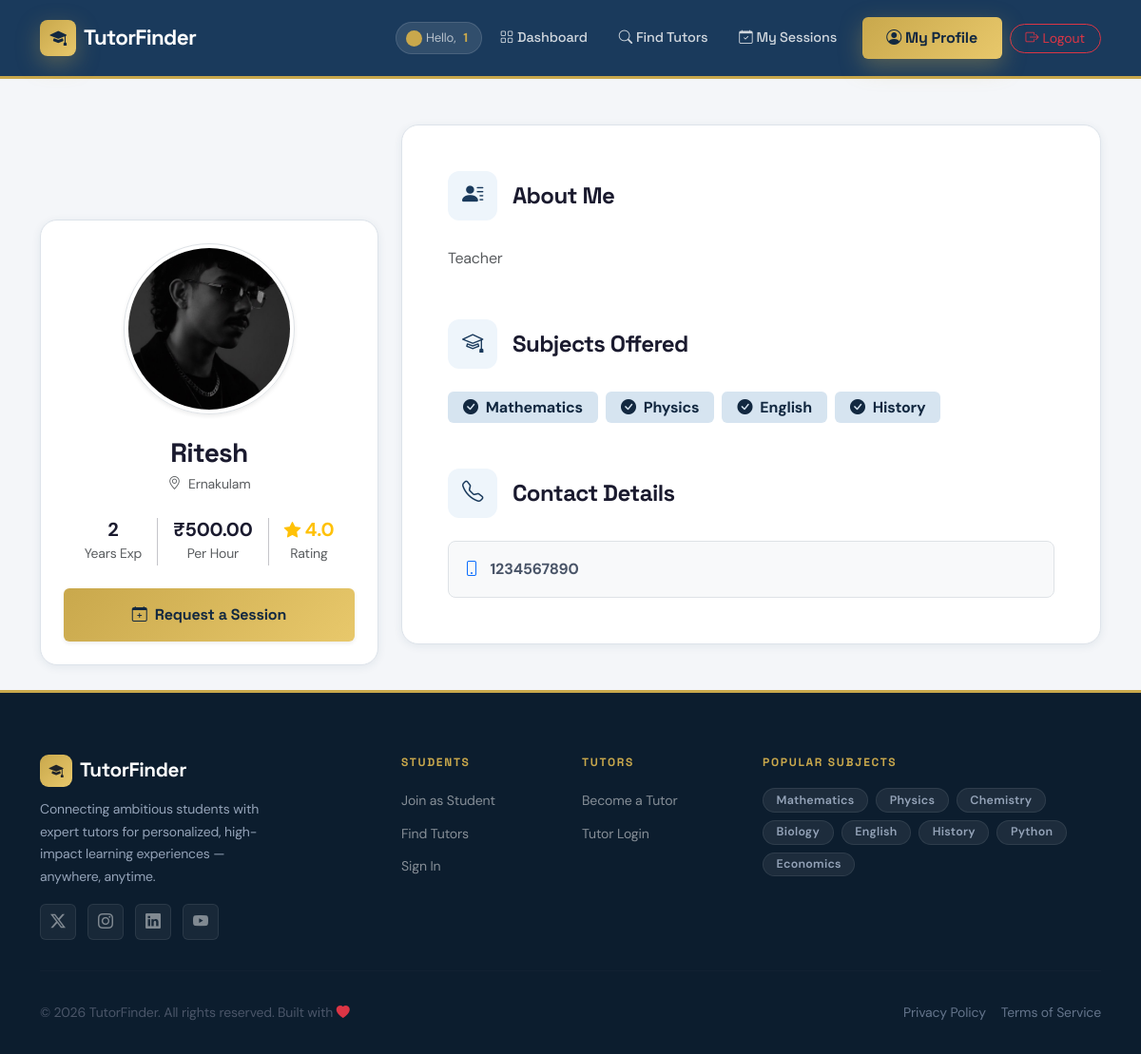
Screenshot of /tutor/1/ (signed in) with the database file from the repository.
### users/models.py (models this page shows, shortened)
class User(AbstractUser):
    ROLE_CHOICES = (
        ('student', 'Student'),
        ('tutor', 'Tutor'),
    )
    role = models.CharField(max_length=10, choices=ROLE_CHOICES)

class TutorProfile(models.Model):
    user = models.OneToOneField(User, on_delete=models.CASCADE)
    full_name = models.CharField(max_length=255, default="Unknown")
    phone_number = models.CharField(max_length=15, blank=True, null=True)
    profile_picture = models.ImageField(upload_to='profile_pics/tutors/', blank=True, null=True)
    subjects_taught = models.ManyToManyField(Subject, related_name="tutors")
    experience = models.IntegerField(default=0)
    rating = models.FloatField(default=0.0)
    location = models.CharField(max_length=255, blank=True, null=True)
    bio = models.TextField(blank=True, null=True)
    date_of_birth = models.DateField(blank=True, null=True)
    address = models.TextField(blank=True, null=True, default="")
    age = models.IntegerField(blank=True, null=True, default=0)
    hourly_rate = models.DecimalField(max_digits=6, decimal_places=2, blank=True, null=True)
    latitude = models.FloatField(null=True, blank=True)
    longitude = models.FloatField(null=True, blank=True)

class Subject(models.Model):
    name = models.CharField(max_length=100, unique=True)

### users/views.py (the view)
# urls.py: path("tutor/<int:tutor_id>/", views.view_tutor_profile, name="view_tutor_profile"),
def view_tutor_profile(request, tutor_id):
    tutor = get_object_or_404(TutorProfile, id=tutor_id)
    return render(request, "users/view_tutor.html", {"tutor": tutor})

### users/context_processors.py (called while the page is built)
def tutor_profile_processor(request):
    if request.user.is_authenticated and hasattr(request.user, 'tutorprofile'):
        return {'profile': request.user.tutorprofile}
    return {}

### templates/users/view_tutor.html (shortened to what this page needs)
{% extends "base.html" %}
{% block content %}
<div class="container py-5">
    <div class="row g-4">
        <div class="col-lg-4">
            <div class="custom-card p-4 text-center sticky-top" style="top: 100px; z-index: 10;">
                <div class="mb-4">
                    {% if tutor.profile_picture %}
                    <img src="{{ tutor.profile_picture.url }}" alt="Profile" class="avatar-lg shadow-sm border p-1"
                        style="width: 180px; height: 180px;">
                    {% else %}
                    <div class="avatar-lg bg-light d-flex align-items-center justify-content-center mx-auto border shadow-sm"
                        style="width: 180px; height: 180px;">
                        <i class="bi bi-person text-secondary fs-1"></i>
                    </div>
                    {% endif %}
                </div>
                <h3 class="fw-bold mb-1">{{ tutor.full_name }}</h3>
                <p class="text-muted small mb-4">
                    <i class="bi bi-geo-alt me-1"></i>
                    {{ tutor.location|default:"Global" }}
                </p>
                <div class="d-flex justify-content-center align-items-center gap-3 mb-4">
                    <div class="text-center">
                        <div class="h5 fw-bold mb-0">{{ tutor.experience }}</div>
                        <small class="text-muted">Years Exp</small>
                    </div>
                    <div class="text-center">
                        <div class="h5 fw-bold mb-0">₹{{ tutor.hourly_rate }}</div>
                        <small class="text-muted">Per Hour</small>
                    </div>
                    <div class="text-center">
                        <div class="h5 fw-bold mb-0 text-warning">
                            <i class="bi bi-star-fill small"></i> {{ tutor.rating }}
                        </div>
                        <small class="text-muted">Rating</small>
                    </div>
                </div>
                <div class="d-grid gap-2">
                    <a href="{% url 'request_session' tutor.id %}"
                        class="btn btn-primary-custom py-3 fw-bold shadow-sm">
                        <i class="bi bi-calendar-plus me-2"></i>Request a Session
                    </a>
                </div>
            </div>
        </div>
        <div class="col-lg-8">
            <div class="custom-card p-4 p-md-5">
                <section class="mb-5">
                    <h4 class="fw-bold mb-4 d-flex align-items-center">
                        <span class="card-icon me-3"><i class="bi bi-person-lines-fill"></i></span>About Me
                    </h4>
                    <p class="text-dark opacity-75 lh-lg">
                        {{ tutor.bio|default:"Ready to help you learn!" }}
                    </p>
                </section>
                <section class="mb-5">
                    <h4 class="fw-bold mb-4 d-flex align-items-center">
                        <span class="card-icon me-3"><i class="bi bi-mortarboard"></i></span>Subjects Offered
                    </h4>
                    <div class="d-flex flex-wrap gap-2">
                        {% for subject in tutor.subjects_taught.all %}
                        <span class="badge badge-primary-soft fs-6 px-3 py-2">
                            <i class="bi bi-check-circle-fill me-2"></i>{{ subject.name }}
                        </span>
                        {% empty %}
                        <p class="text-muted">No specific subjects listed.</p>
                        {% endfor %}
                    </div>
                </section>
                <section>
                    <h4 class="fw-bold mb-4 d-flex align-items-center">
                        <span class="card-icon me-3"><i class="bi bi-telephone"></i></span>Contact Details
                    </h4>
                    <div class="p-3 border rounded-3 bg-light">
                        <p class="mb-0 fw-bold">
                            <i class="bi bi-phone text-primary me-2"></i>
                            {{ tutor.phone_number|default:"Contact via Request" }}
                        </p>
                    </div>
                </section>
            </div>
        </div>
    </div>
</div>
{% endblock %}

### templates/base.html (shortened to what this page needs)
{% load static %}
<!DOCTYPE html>
<html lang="en">
<head>
    <link href="https://cdn.jsdelivr.net/npm/bootstrap@5.3.0/dist/css/bootstrap.min.css" rel="stylesheet">
    <link rel="stylesheet" href="https://cdn.jsdelivr.net/npm/bootstrap-icons@1.11.3/font/bootstrap-icons.min.css">
    <link rel="stylesheet" href="https://unpkg.com/aos@2.3.4/dist/aos.css">
    <link rel="stylesheet" href="{% static 'css/style.css' %}">
</head>
<body>
    <nav class="navbar navbar-expand-lg sticky-top" id="mainNav">
        <div class="container">
            <a class="navbar-brand" href="{% url 'home' %}">
                <span class="brand-icon">
                    <i class="bi bi-mortarboard-fill"></i>
                </span>
                TutorFinder
            </a>
            <div class="collapse navbar-collapse" id="navbarNav">
                <ul class="navbar-nav ms-auto align-items-center gap-1">
                    {% if user.is_authenticated %}
                    <li class="nav-item">
                        <span class="nav-user-greeting d-flex align-items-center gap-2">
                            <span class="live-dot"></span>
                            Hello, <strong>{{ user.username }}</strong>
                        </span>
                    </li>
                    {% if request.user.role == 'tutor' %}
                    <li class="nav-item">
                        <a class="nav-link" href="{% url 'tutor_dashboard' %}">
                            <i class="bi bi-grid me-1"></i>Dashboard
                        </a>
                    </li>
                    <li class="nav-item">
                        <a class="nav-link" href="{% url 'tutor_sessions' %}">
                            <i class="bi bi-calendar3 me-1"></i>Sessions
                        </a>
                    </li>
                    <li class="nav-item ms-2">
                        <a class="btn btn-primary-custom" href="{% url 'tutor_profile' %}">
                            <i class="bi bi-person-circle me-1"></i>My Profile
                        </a>
                    </li>
                    {% else %}
                    <li class="nav-item">
                        <a class="nav-link" href="{% url 'student_dashboard' %}">
                            <i class="bi bi-grid me-1"></i>Dashboard
                        </a>
                    </li>
                    <li class="nav-item">
                        <a class="nav-link" href="{% url 'search_tutors' %}">
                            <i class="bi bi-search me-1"></i>Find Tutors
                        </a>
                    </li>
                    <li class="nav-item">
                        <a class="nav-link" href="{% url 'student_sessions_view' %}">
                            <i class="bi bi-calendar-check me-1"></i>My Sessions
                        </a>
                    </li>
                    <li class="nav-item ms-2">
                        <a class="btn btn-primary-custom" href="{% url 'student_profile' %}">
                            <i class="bi bi-person-circle me-1"></i>My Profile
                        </a>
                    </li>
                    {% endif %}
                    <li class="nav-item ms-1">
                        <form action="{% url 'logout' %}" method="post" class="d-inline">
                            <button type="submit" class="btn btn-sm btn-outline-danger rounded-pill px-3">
                                <i class="bi bi-box-arrow-right me-1"></i>Logout
                            </button>
                        </form>
                    </li>
                    {% endif %}
                </ul>
            </div>
        </div>
    </nav>
    <main class="main-content" id="main-content">
        {% block content %}{% endblock %}
    </main>
    <footer class="footer">
        <div class="container">
            <div class="row g-4">
                <div class="col-lg-4 col-md-6">
                    <div class="footer-brand">
                        <span
                            style="background:var(--grad-accent);width:34px;height:34px;border-radius:9px;display:inline-flex;align-items:center;justify-content:center;">
                            <i class="bi bi-mortarboard-fill text-dark" style="font-size:.95rem;"></i>
                        </span>
                        TutorFinder
                    </div>
                    <p class="small" style="color:#94a3b8;line-height:1.7;max-width:260px;">
                        Connecting ambitious students with expert tutors for personalized, high-impact learning
                        experiences — anywhere, anytime.
                    </p>
                    <div class="social-links mt-3">
                        <a href="#" class="social-link" title="Twitter"><i class="bi bi-twitter-x"></i></a>
                        <a href="#" class="social-link" title="Instagram"><i class="bi bi-instagram"></i></a>
                        <a href="#" class="social-link" title="LinkedIn"><i class="bi bi-linkedin"></i></a>
                        <a href="#" class="social-link" title="YouTube"><i class="bi bi-youtube"></i></a>
                    </div>
                </div>
                <div class="col-lg-2 col-md-6 col-6">
                    <p class="footer-heading">Students</p>
                    <ul class="footer-links">
                        <li><a href="{% url 'student_register' %}">Join as Student</a></li>
                        <li><a href="{% url 'search_tutors' %}">Find Tutors</a></li>
                        <li><a href="{% url 'login' %}">Sign In</a></li>
                    </ul>
                </div>
                <div class="col-lg-2 col-md-6 col-6">
                    <p class="footer-heading">Tutors</p>
                    <ul class="footer-links">
                        <li><a href="{% url 'tutor_register' %}">Become a Tutor</a></li>
                        <li><a href="{% url 'login' %}">Tutor Login</a></li>
                    </ul>
                </div>
                <div class="col-lg-4 col-md-6">
                    <p class="footer-heading">Popular Subjects</p>
                    <div class="d-flex flex-wrap gap-2">
                        <span class="badge badge-custom"
                            style="background:rgba(255,255,255,.07);color:#94a3b8;border:1px solid rgba(255,255,255,.08);">Mathematics</span>
                        <span class="badge badge-custom"
                            style="background:rgba(255,255,255,.07);color:#94a3b8;border:1px solid rgba(255,255,255,.08);">Physics</span>
                        <span class="badge badge-custom"
                            style="background:rgba(255,255,255,.07);color:#94a3b8;border:1px solid rgba(255,255,255,.08);">Chemistry</span>
                        <span class="badge badge-custom"
                            style="background:rgba(255,255,255,.07);color:#94a3b8;border:1px solid rgba(255,255,255,.08);">Biology</span>
                        <span class="badge badge-custom"
                            style="background:rgba(255,255,255,.07);color:#94a3b8;border:1px solid rgba(255,255,255,.08);">English</span>
                        <span class="badge badge-custom"
                            style="background:rgba(255,255,255,.07);color:#94a3b8;border:1px solid rgba(255,255,255,.08);">History</span>
                        <span class="badge badge-custom"
                            style="background:rgba(255,255,255,.07);color:#94a3b8;border:1px solid rgba(255,255,255,.08);">Python</span>
                        <span class="badge badge-custom"
                            style="background:rgba(255,255,255,.07);color:#94a3b8;border:1px solid rgba(255,255,255,.08);">Economics</span>
                    </div>
                </div>
            </div>
            <hr class="footer-divider">
            <div class="d-flex flex-column flex-md-row justify-content-between align-items-center gap-2 small"
                style="color:#64748b;">
                <p class="mb-0">&copy; 2026 TutorFinder. All rights reserved. Built with <i
                        class="bi bi-heart-fill text-danger"></i></p>
                <div class="d-flex gap-3">
                    <a href="#" style="color:#64748b;" class="transition-all" onmouseover="this.style.color='#10b981'"
                        onmouseout="this.style.color='#64748b'">Privacy Policy</a>
                    <a href="#" style="color:#64748b;" class="transition-all" onmouseover="this.style.color='#10b981'"
                        onmouseout="this.style.color='#64748b'">Terms of Service</a>
                </div>
            </div>
        </div>
    </footer>
</body>
</html>

### rows the page displays
User: username "1"
TutorProfile: profile_picture (placeholder picture), full_name "Ritesh", location "Ernakulam", experience "2", hourly_rate "500.00", rating "4.0", bio "Teacher", phone_number "1234567890"
Subject: name "Mathematics"
Subject: name "Physics"
Subject: name "English"
Subject: name "History"
